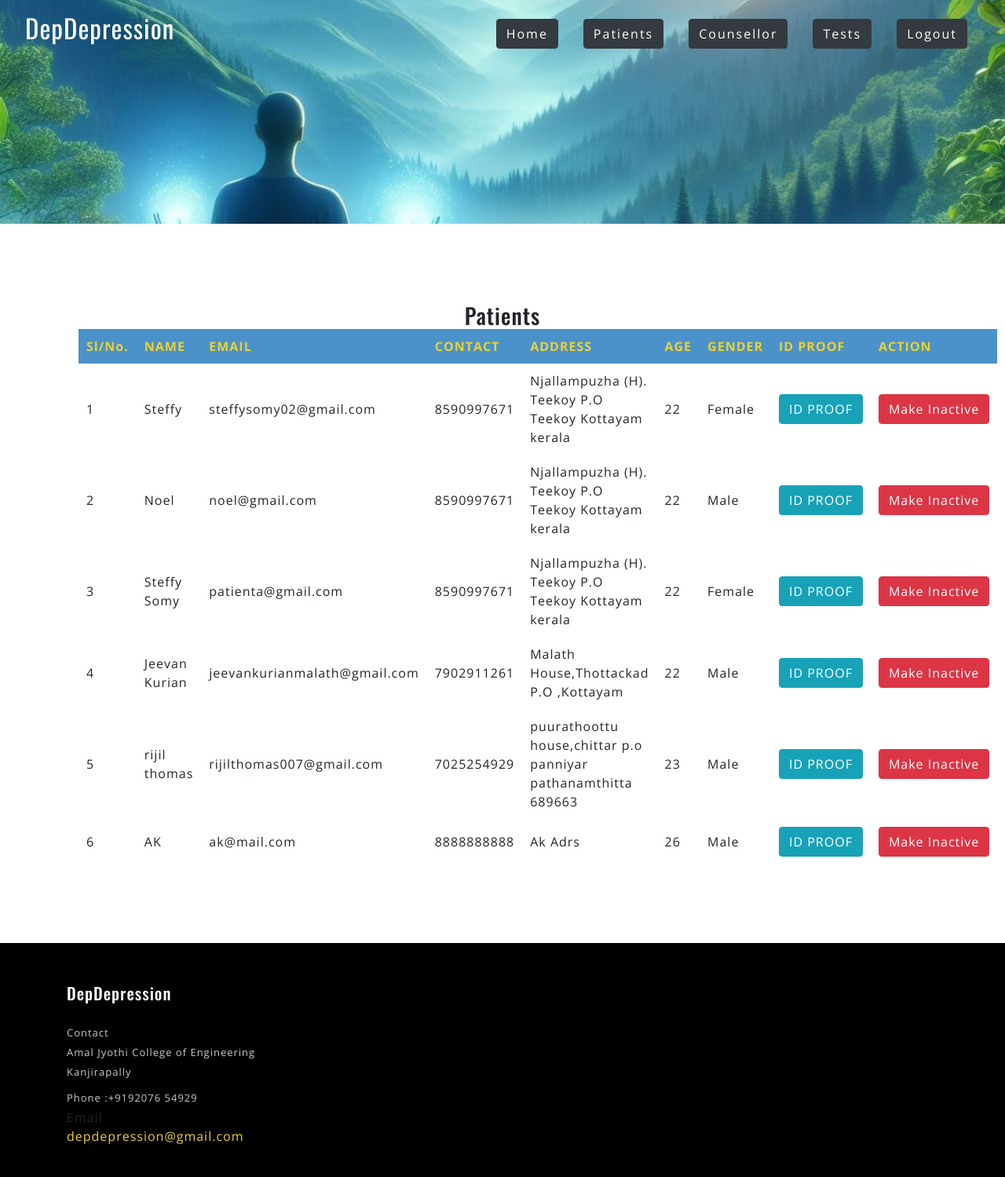
/adminPa, run on the app's committed database.
### depApp/models.py (models this page shows)
class Patient(models.Model):
    name = models.CharField(max_length=50)
    phone = models.CharField(max_length=20)
    email = models.EmailField()
    address = models.CharField(max_length=50)
    age = models.IntegerField()
    gender = models.CharField(max_length=50)
    idproof = models.FileField(upload_to="Proof")
    user = models.ForeignKey(User, on_delete=models.CASCADE)

### depApp/views.py (the view)
# urls.py: path('adminPa',views.adminPa),
def adminPa(request):
    data = Patient.objects.all().order_by("-id")
    return render(request, "adminPa.html", {"data": data})

### templates/adminPa.html (shortened to what this page needs)
{% extends 'adminbase.html' %}
{% block content %}
<div style="margin: 100px;">
    <form method="POST">
        <h3 style="text-align: center;">Patients</h3>
        <table border="0" style="margin:auto;">
            <tr>
                <th>Sl/No.</th>
                <th>NAME</th>
                <th>EMAIL</th>
                <th>CONTACT</th>
                <th>ADDRESS</th>
                <th>AGE</th>
                <th>GENDER</th>
                <th>ID PROOF</th>
                <th>ACTION</th>
            </tr>
            {% for d in data %}
            <tr>
                <td>{{forloop.counter}}</td>
                <td>{{d.name}}</td>
                <td>{{d.email}}</td>
                <td>{{d.phone}}</td>
                <td>{{d.address}}</td>
                <td>{{d.age}}</td>
                <td>{{d.gender}}</td>
                <td><a href="/static/media/{{d.idproof}}" target="_blank" class="btn btn-info">ID PROOF</a></td>
                <td>
                    {% if d.user.is_active %}
                        <a href="/adminUpdateUsers?id={{d.user.id}}&status=0&url=adminPa" class="btn btn-danger">Make Inactive</a>
                        {% else %}
                        <a href="/adminUpdateUsers?id={{d.user.id}}&status=1&url=adminPa" class="btn btn-success">Make Active</a>
                    {% endif %}
                </td>
            </tr>
            {% endfor %}
        </table>
        </form>
        </div>
{% endblock %}

### templates/adminbase.html (shortened to what this page needs)
<!DOCTYPE html>
<html lang="zxx">
	<head>
		<link
			href="../static/css/bootstrap.min.css"
			rel="stylesheet"
			type="text/css"
			media="all"
		/>
		<link href="../static/css/font-awesome.min.css" rel="stylesheet" />
		<link
			href="../static/css/style.css"
			rel="stylesheet"
			type="text/css"
			media="all"
		/>
	</head>
	<body>
		<div class="header-outs inner_page-banner" id="home">
			<div class="headder-top">
				<nav>
					<div id="logo">
						<h1><a href="/">DepDepression</a></h1>
					</div>
					<ul class="menu mt-2">
						<li class="mx-lg-3 mx-md-2 my-md-0 my-1">
							<a href="/AdminHD:\pro finalome" class="btn btn-dark">Home</a>
						</li>
						<li class="mx-lg-3 mx-md-2 my-md-0 my-1">
							<a href="/adminPa" class="btn btn-dark">Patients</a>
						</li>
						<li class="mx-lg-3 mx-md-2 my-md-0 my-1">
							<a href="/adminCo" class="btn btn-dark">Counsellor</a>
						</li>
						<li class="mx-lg-3 mx-md-2 my-md-0 my-1">
							<a href="/adminTests" class="btn btn-dark">Tests</a>
						</li>
						<li class="mx-lg-3 mx-md-2 my-md-0 my-1">
							<a href="/login" class="btn btn-dark">Logout</a>
						</li>
					</ul>
				</nav>
			</div>
		</div>
		{% block content %} {% endblock %}
		<footer class="py-lg-3 py-md-2 py-sm-3 py-2">
			<div class="container py-lg-4 py-md-4 py-sm-3 py-3">
				<div class="row">
					<div class="col-lg-3 col-md-6 col-sm-6 footer-bottom-txt">
						<h2><a href="/">DepDepression</a></h2>
						<p class="pt-lg-4 pt-3"><span>Contact</span> <br>
							Amal Jyothi College of Engineering <br>Kanjirapally</p>
						<p class="pt-2"> <span> Phone</span> :+9192076 54929</p><span>Email</span>
						<a href="mailto:info@example.com">depdepression@gmail.com</a>
					</div>
					<div class="col-lg-3 col-md-6 col-sm-6 footer-bottom-txt">
					<div class="col-lg-3 col-md-6 col-sm-6 footer-bottom-txt">
					</div>
			</div>
		</div>
	</body>
</html>

### static/css/style.css (style rules this page uses)
html { scroll-behavior: smooth; }
html, body { padding: 0; margin: 0; background: #fff; letter-spacing: 1px; font-family: 'Open Sans', sans-serif; }
body a { outline: none; transition: 0.5s all; -webkit-transition: 0.5s all; -moz-transition: 0.5s all; -o-transition: 0.5s all; -ms-transition: 0.5s all; text-decoration: none; }
h1, h2, h3, h4, h5, h6 { margin: 0; padding: 0; letter-spacing: 1px; font-family: 'Oswald', sans-serif; }
p { margin: 0; padding: 0; letter-spacing: 1px; font-family: 'Open Sans', sans-serif; }
ul { margin: 0; padding: 0; list-style-type: none; }
ul li { display: inline-block; }
nav { margin: 0; padding: 0; }
#logo a { float: left; display: initial; font-weight: 400; font-size: 35px; letter-spacing: 1px; color: #fff; padding: 0; }
nav:after { content: ""; display: table; clear: both; }
nav ul { float: right; padding: 0; margin: 0; list-style: none; position: relative; }
nav ul li { margin: 0px; display: inline-block; float: left; }
nav ul li a { color: #fff; text-transform: capitalize; font-weight: 400; font-size: 14px; letter-spacing: 2px; background: transparent; padding: 7px 28px; display: inline-block; transition: 0.5s all; -webkit-transition: 0.5s all; -moz-transition: 0.5s all; -o-transition: 0.5s all; -ms-transition: 0.5s all; }
li>a:only-child:after { content: ''; }
.headder-top { position: absolute; width: 100%; padding: 1em 2em; }
.inner_page-banner { text-align: center; background: url(../images/b2.jpg) no-repeat center; background-size: cover; -webkit-background-size: cover; -moz-background-size: cover; -o-background-size: cover; -ms-background-size: cover; min-height: 300px; }
footer, .footer-copy-write { background: #000; }
.footer-bottom-txt h2 a { font-size: 21px; color: #fff; }
.footer-bottom-txt p, .footer-top p, .footer-top p a, .footer-hours-list ul li { font-size: 13px; color: #cac9c9; line-height: 25px; }
@media (max-width:1366px) { #logo a { font-size: 33px; } }
@media (max-width:1366px) { .inner_page-banner { min-height: 285px; } }
@media (max-width:1280px) { nav ul li a { padding: 7px 24px; } }

### templates/adminPa.html (style rules this page uses)
td,th { padding: 10px; }
a { color: #ebd231; }
table { border-collapse: collapse; border: none; width: 50%; }
th { background-color: rgba(0, 100, 180, 0.7); color: #ebd231; }

### data on the page
Patient: name "Steffy", email "steffysomy02@gmail.com", phone "8590997671", address "Njallampuzha (H). Teekoy P.O Teekoy Kottayam kerala", age "22", gender "Female"
Patient: name "Noel", email "noel@gmail.com", phone "8590997671", address "Njallampuzha (H). Teekoy P.O Teekoy Kottayam kerala", age "22", gender "Male"
Patient: name "Steffy Somy", email "patienta@gmail.com", phone "8590997671", address "Njallampuzha (H). Teekoy P.O Teekoy Kottayam kerala", age "22", gender "Female"
Patient: name "Jeevan Kurian", email "jeevankurianmalath@gmail.com", phone "7902911261", address "Malath House,Thottackad P.O ,Kottayam", age "22", gender "Male"
Patient: name "rijil thomas", email "rijilthomas007@gmail.com", phone "7025254929", address "puurathoottu house,chittar p.o panniyar pathanamthitta 689663", age "23", gender "Male"
Patient: name "AK", email "ak@mail.com", phone "8888888888", address "Ak Adrs", age "26", gender "Male"
